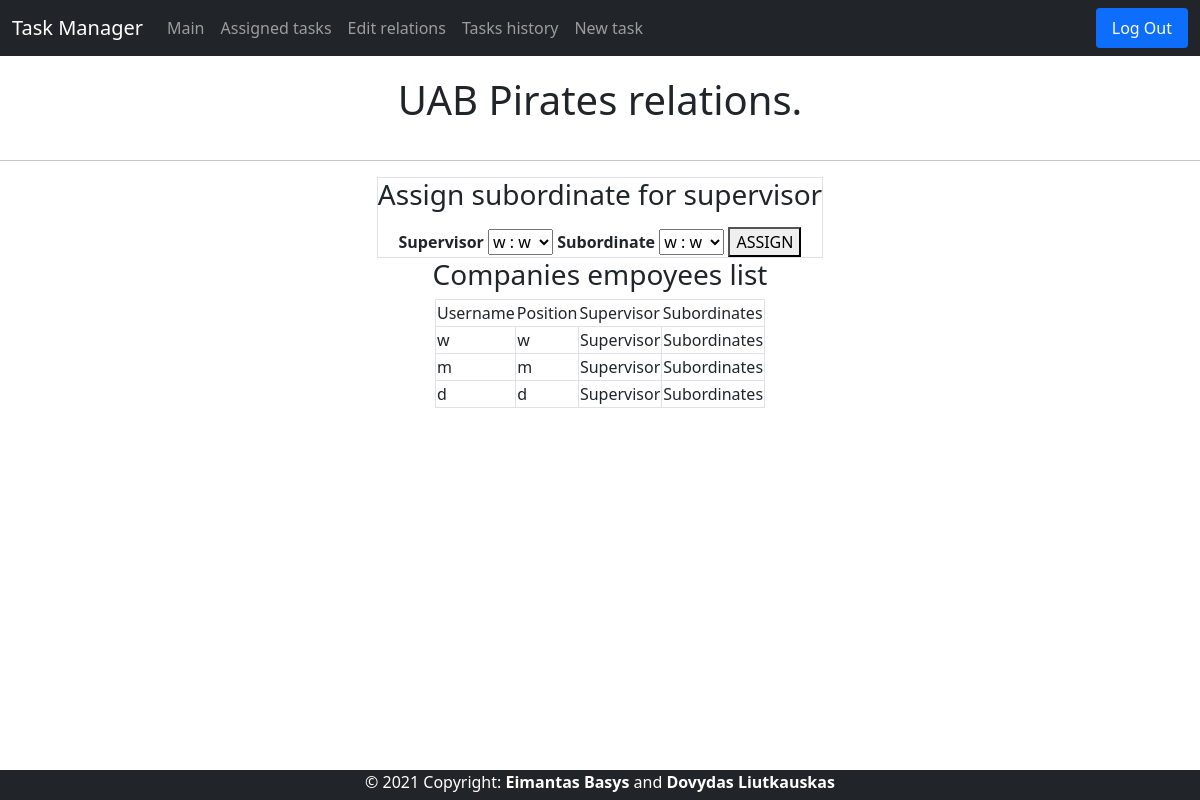
Page /relations (signed in) on the earlier database version.
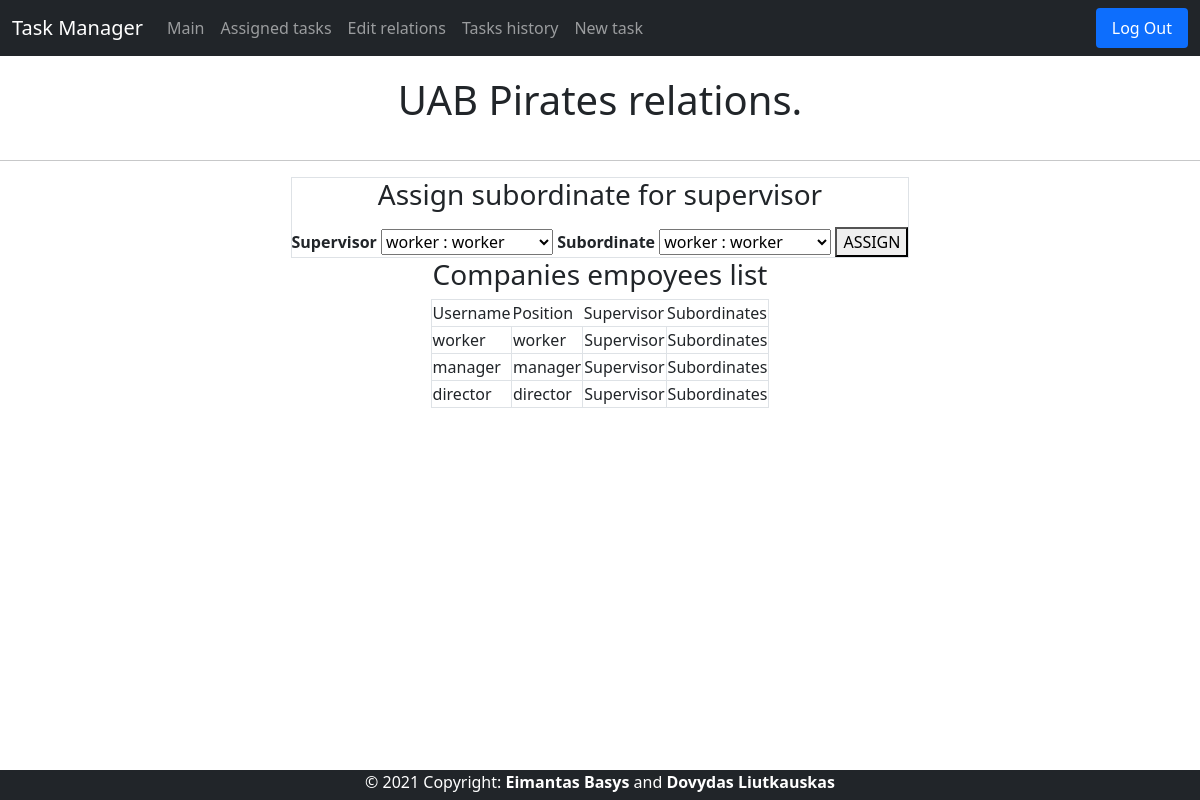
Same page on the later database version.
### tables this page shows
CREATE TABLE users(user_id INTEGER PRIMARY KEY, name TEXT NOT NULL UNIQUE, hash TEXT NOT NULL, position TEXT, company TEXT);

### application.py (the view, shortened to what this page needs)
@app.route("/relations", methods=["GET", "POST"])
def relations():
    if request.method == "GET":
        connection = sqlite3.connect('data.db')
        db = connection.cursor()
        db.execute(
            "SELECT * FROM users WHERE user_id = ?", (session["user_id"],))
        user_row = db.fetchone()
        db.execute("SELECT * FROM users WHERE company = ?", (user_row[4],))
        rows = db.fetchall()
        db.execute("SELECT * FROM relations")
        relations = db.fetchall()
        return render_template("relations.html", rows=rows, relations=relations)

### templates/relations.html (shortened to what this page needs)
{% extends "layout.html" %}
{% block main %}
<h1 class="pageTitle">{{ rows[0][4] }} relations.</h1>
<hr>
<div class="container-1">
    <center>
        <div>
            <form class="border" action="/relations" method="POST">
                <h3>Assign subordinate for supervisor</h3>
                <label>Supervisor</label>
                <select name="new_supervisor">
                    {% for row in rows %}
                    <option value="{{ row[0] }}">{{ row[1] }} : {{ row[3] }}</option>
                    {% endfor %}
                </select>
                <label>Subordinate</label>
                <select name="new_subordinate">
                    {% for row in rows %}
                    <option value="{{ row[0] }}">{{ row[1] }} : {{ row[3] }}</option>
                    {% endfor %}
                </select>
                <button type="submit">ASSIGN</button>
            </form>
        </div>
        <table class="border">
            <h3>Companies empoyees list</h3>
            <tr>
                <td>Username</td>
                <td>Position</td>
                <td>Supervisor</td>
                <td>Subordinates</td>
            </tr>
            {% for row in rows %}
            <tr class="border">
                <td class="border">
                    {{ row[1] }}
                </td>
                <td class="border">
                    {{ row[3] }}
                </td>
                <td class="border">
                    Supervisor
                </td>
                <td class="border">
                    Subordinates
                </td>
            </tr>
            {% endfor %}
        </table>
    </center>
</div>
{% endblock %}

### templates/layout.html (shortened to what this page needs)
<!doctype html>
<html lang="en">
<head>
  <link href="https://cdn.jsdelivr.net/npm/bootstrap@5.0.0-beta2/dist/css/bootstrap.min.css" rel="stylesheet"
>
  <link href="/static/styles.css" rel="stylesheet">
</head>
<body>
  <nav class="navbar navbar-expand-lg navbar-dark bg-dark">
    <div class="container-fluid">
      <a class="navbar-brand">Task Manager</a>
      <div class="collapse navbar-collapse justify-content-start" id="navbarNav">
        {% if session.user_id %}
        <ul class="navbar-nav">
          <li class="nav-item">
            <a class="nav-link" href='{{ url_for("index") }}'>Main</a>
          </li>
          <li class="nav-item">
            <a class="nav-link" href='{{ url_for("tasks") }}'>Assigned tasks</a>
          </li>
          <li class="nav-item">
            <a class="nav-link" href='{{ url_for("relations") }}'>Edit relations</a>
          </li>
          <li class="nav-item">
            <a class="nav-link" href='#'>Tasks history</a>
          </li>
          <li class="nav-item">
            <a class="nav-link" href='{{ url_for("new_task") }}'>New task</a>
          </li>
        </ul>
      </div>
      <div class="collapse navbar-collapse justify-content-end" id="navbarNav">
        <ul class="nav nav-pills">
          <li class="nav-item">
            <a class="nav-link active" href="/logout">Log Out</a>
          </li>
        </ul>
      </div>
      {% endif %}
    </div>
  </nav>
  <main>
    {% block main %}{% endblock %}
  </main>
  <footer>
    <div>
      <a>© 2021 Copyright: <b>Eimantas Basys</b> and <b>Dovydas Liutkauskas</b></a>
    </div>
  </footer>
</body>
</html>

### static/styles.css (style rules this page uses)
footer { bottom: 0; position:absolute; width: 100%; background-color: rgb(33,37,41); height: 30px; color: white; text-align: center; }
.pageTitle { padding: 20px; text-align: center; }
label { font-weight: bold; padding-top: 10px; }
.container-1 { display: flex; justify-content: center; }

Differences in the rows shown:
changed users "UAB Pirates": name "w" → "worker"; position "w" → "worker"
changed users: name "m" → "manager"; position "m" → "manager"
changed users: name "d" → "director"; position "d" → "director"
Other differences:
form field new_supervisor: "w : w" → "worker : worker"
form field new_subordinate: "w : w" → "worker : worker"
